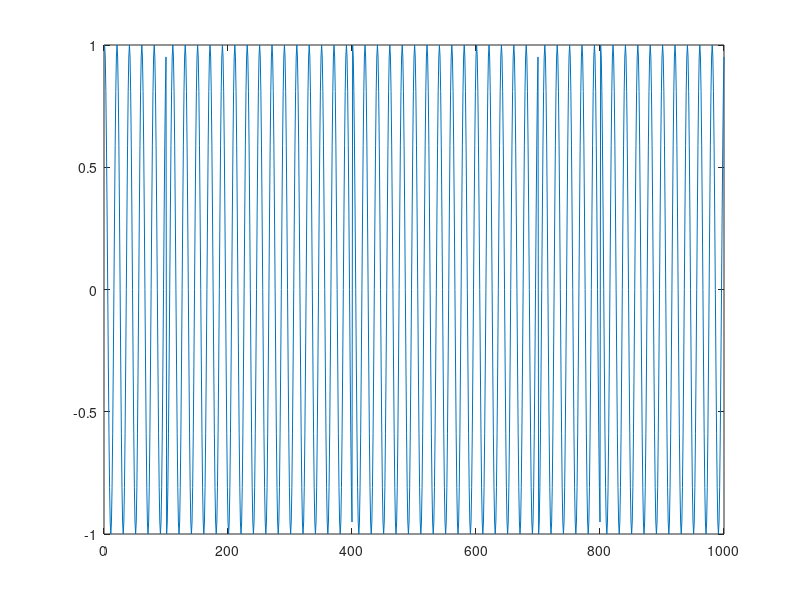

The MATLAB script that drew this image:
%Generating 2psk signal
function [y_2psk,I_psk,Q_psk]=gen_PSK2(A,fc,fs,Rs,L)
%use orthogonal modulation generate modulated siganl
%You can see the original signal v in the code.
if nargin==0
fc=5e3;                                                 %carrier frequency
fs=1e5;                                                 %sample frequency
Rs=1e3;                                                 %symbol rate of digital signal
L=1000;                                                  %length of signal
A=1;                                                    %%Ampltitude
end
T=1/fs;                                                 %sample time
t=(0:L-1)*T;                                            %time vector


xs=sin(2*pi*fc*t);
xc=cos(2*pi*fc*t);

T_psk=1/Rs;                                          
a_n=round(rand(1,round(L/(T_psk*fs))));
a_n=2*(a_n>0)-1;
a_psk=repmat(a_n,T_psk*fs,1);
a_psk=a_psk(:)';
                                 
I_psk=a_psk;
Q_psk=0;
y_2psk=A*(I_psk.*xc+Q_psk.*xs);
figure(1)
plot(y_2psk)
